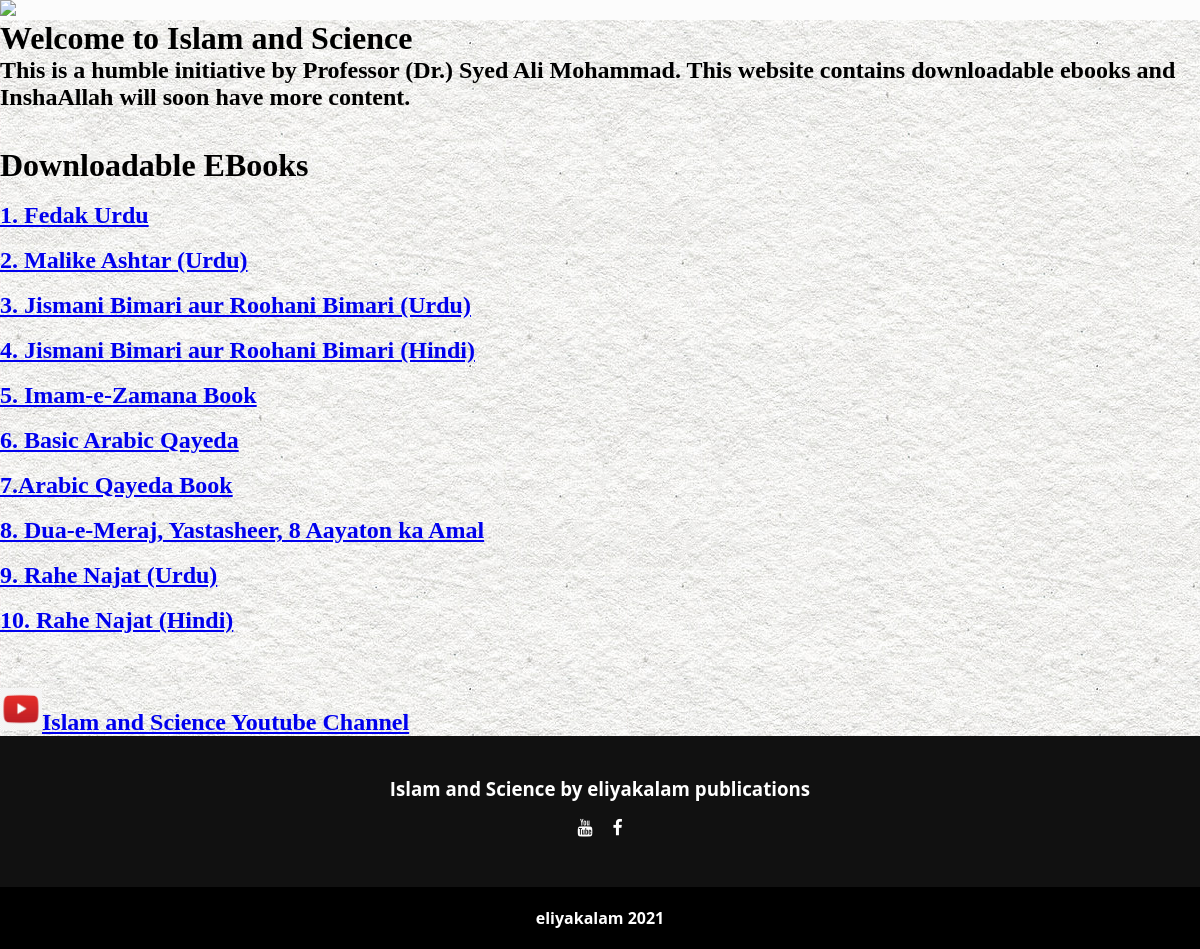
The page / on the database its author committed.
### blog/models.py (models this page shows, shortened)
class FilesAdmin(models.Model):
    adminupload = models.FileField(upload_to='media')
    title = models.CharField(max_length=50)

### blog/views.py (the view)
# urls.py: 2. Add a URL to urlpatterns:  path('', views.home, name='home')
def home(request):
    context={'file':FilesAdmin.objects.all()}
    return render(request,'blog/home.html',context)

### blog/templates/blog/home.html (shortened to what this page needs)
<!DOCTYPE html>
<html lang="en">
<head>
  {% load static %}
  <link rel="stylesheet" type="text/css" href="{% static 'style.css' %}">
  <link rel="stylesheet" href="https://cdnjs.cloudflare.com/ajax/libs/font-awesome/4.7.0/css/font-awesome.min.css" />
</head>
<body>
  <div class="justify-self-stretch">
    <img style="width:100%;"
      src="https://www.islamicity.org/wp-content/plugins/blueprint-timthumb/timthumb.php?src=http://www.islamicity.org/global/images/photo/IC-Articles/islamsciencemosque__1024x667.JPG&w=1200&h=675&q=100">
    <div style="background-image: url('{% static 'background.png' %}');">
      <h1>Welcome to Islam and Science</h1>
      <h2>This is a humble initiative by Professor (Dr.) Syed Ali Mohammad. This website contains downloadable ebooks
        and InshaAllah will
        soon have more content.</h2>
      <br>
      <br>
      <h1 class="text-center text-4xl">Downloadable EBooks</h1>
      <br>
      <div>
        {% for post in file %}
        <h2><a href="{{post.adminupload.url}}" download="{{post.adminupload.url}}">{{post.title}}</a></h2>
        <br>
        {% endfor %}
      </div>
      <br>
      <br>
      <h2>
        <a href="https://www.youtube.com/channel/UCY9Xrus6ZfJpS1SK7OJXgfg"><img src="{% static 'youtube_logo.jpg' %}"
            style="width:42px;height:42px;">Islam and Science Youtube Channel</a>
      </h2>
    </div>
</body>
<footer>
  <div class="footer-content">
    <h3>Islam and Science by eliyakalam publications</h3>
    <ul class="socials">
      <li><a href="https://www.youtube.com/channel/UCY9Xrus6ZfJpS1SK7OJXgfg"><i class="fa fa-youtube"></i></a></li>
      <li><a href="#"><i class="fa fa-facebook"></i></a></li>
    </ul>
  </div>
  <div class="footer-bottom">
    <p>
    <h4>eliyakalam 2021</h4>
    </p>
  </div>
</footer>
</body>
</html>

### blog/static/style.css (style rules this page uses)
* { margin: 0; padding:0; box-sizing: border-box; }
body { background: #fcfcfc; }
footer { position: absolute; left:0; right:0; background : #111; height: auto; width: 100vw; font-family: Open Sans; padding-top: 40px; color: #fff }
.footer-content { display: flex; align-items: center; justify-content: center; flex-direction: column; text-align: center; }
.socials { list-style: none; display: flex; align-items: center; justify-content: center; margin: 1rem 0 3rem 0; }
.socials li { margin: 0 10px; }
.socials a { text-decoration: none; color: #fff; }
.socials a i { font-size:1.1rem; transition: color .4s ease; }
.footer-bottom { background: #000; width: 100vw; padding: 20px 0; text-align: center; }
.footer-bottom p { font-size:14px; word-spacing: 2px; text-transform: capitalize }

### rows shown on the page
FilesAdmin: title "1. Fedak Urdu"
FilesAdmin: title "2. Malike Ashtar (Urdu)"
FilesAdmin: title "3. Jismani Bimari aur Roohani Bimari (Urdu)"
FilesAdmin: title "4. Jismani Bimari aur Roohani Bimari (Hindi)"
FilesAdmin: title "5. Imam-e-Zamana Book"
FilesAdmin: title "6. Basic Arabic Qayeda"
FilesAdmin: title "7.Arabic Qayeda Book"
FilesAdmin: title "8. Dua-e-Meraj, Yastasheer, 8 Aayaton ka Amal"
FilesAdmin: title "9. Rahe Najat (Urdu)"
FilesAdmin: title "10. Rahe Najat (Hindi)"
